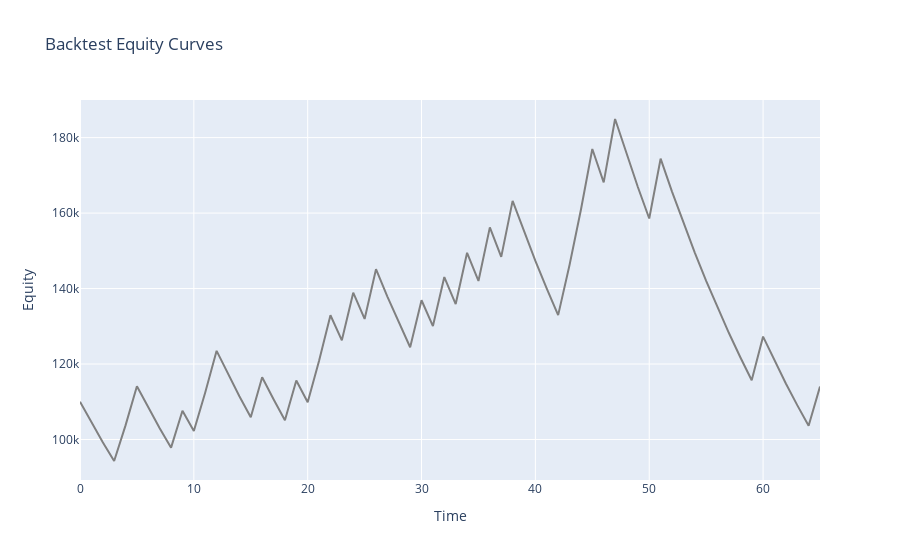

The code cell stored with this chart in its notebook:
### Code cell
reporter.compute_earnings()
reporter.plot_backtests()
reporter.plot_equity_curves()
